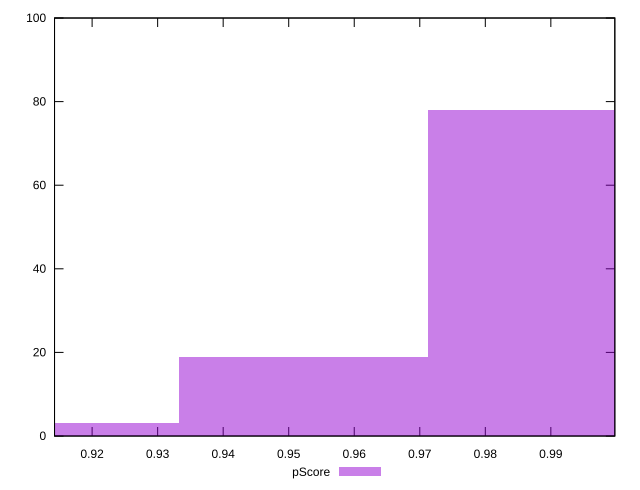

This figure's gnuplot source:
reset

$pScore <<EOF
0.9903563444851557 78
0.9522657158511113 19
0.9141750872170669 3
EOF

set key outside below
set boxwidth 0.03809062863404445
set xrange [0.9142663208549997:0.9997621901378156]
set yrange [0:100]
set trange [0:100]
set style fill transparent solid 0.5 noborder
set terminal svg size 640, 490 enhanced background rgb 'white'
set output "report_00015_2021-02-09T16-11-33.973Z/bootup-time/samples/pages+cached+noadtech+nomedia/pScore/histogram.svg"

plot $pScore title "pScore" with boxes

reset
